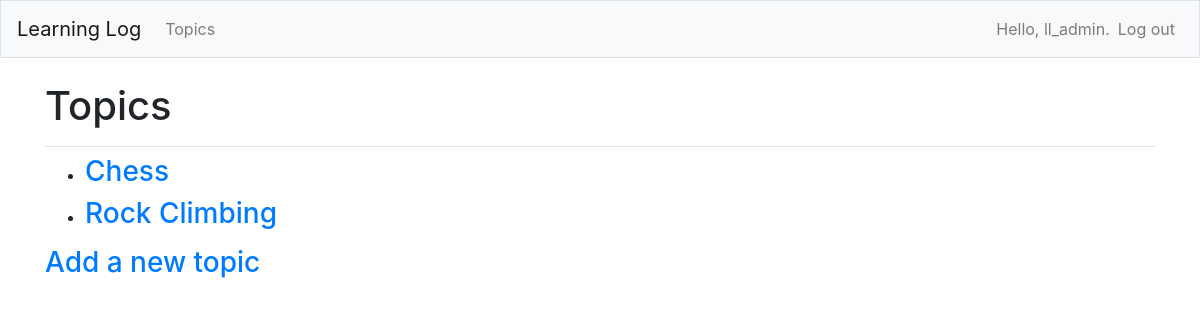
Page /topics/ (signed in) on the earlier database version.
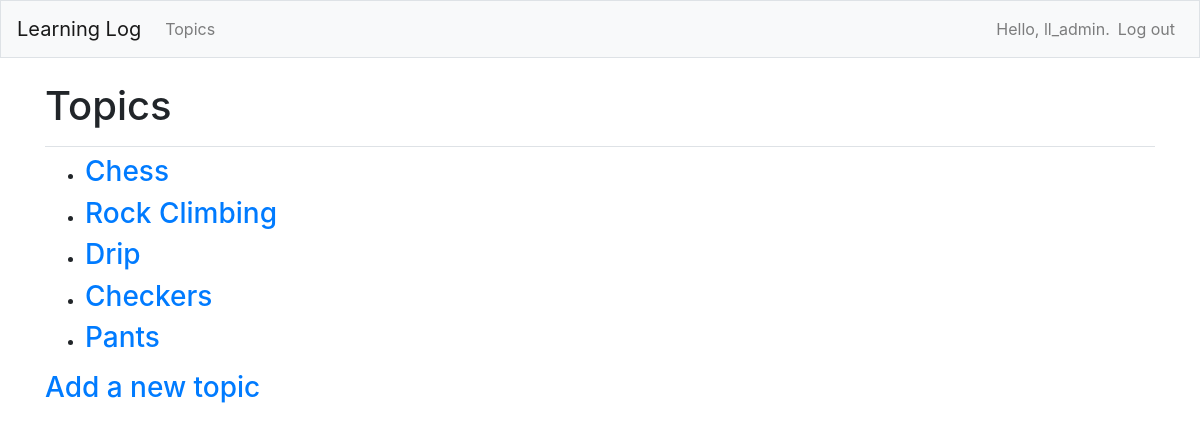
Same page on the later database version.
### learning_logs/models.py (models this page shows)
class Topic(models.Model):
    text = models.CharField(max_length=200)
    date_added = models.DateTimeField(auto_now_add=True)
    owner = models.ForeignKey(User, on_delete=models.CASCADE)
    def __str__(self):
        return self.text

### learning_logs/views.py (the view)
# urls.py: path("topics/", views.topics, name="topics"),
@login_required()
def topics(request):
    topics =  Topic.objects.filter(owner=request.user).order_by("date_added")
    context = {"topics": topics}
    return render(request, "learning_logs/topics.html", context)

### learning_logs/templates/learning_logs/topics.html
{% extends "learning_logs/base.html" %}
{% block page_header %}
    <h1>Topics</h1>
{% endblock page_header %}
{% block content %}
    <ul>
        {% for topic in topics %}
            <li><h3>
                <a href="{% url 'learning_logs:topic' topic.id %}">{{topic}}</a>
            </h3></li>
        {% empty %}
            <li><h3>No topics have been added yet.</h3></li>
        {% endfor %}
    </ul>
<h3><a href="{% url 'learning_logs:new_topic' %}">
    Add a new topic</a></h3>
{% endblock content %}

### learning_logs/templates/learning_logs/base.html (shortened to what this page needs)
{% load bootstrap4 %}
<!DOCTYPE html>
<html lang="en">
<head>
    {% bootstrap_css %}
</head>
<body>
    <nav class="navbar navbar-expand-md navbar-light bg-light mb-4 border">
        <a class="navbar-brand" href="{% url 'learning_logs:index' %}">
            Learning Log</a>
        <div class="collapse navbar-collapse" id="navbarCollapse">
            <ul class="navbar-nav mr-auto">
                <li class="nav-item">
                    <a class="nav-link" href="{% url 'learning_logs:topics' %}">
                        Topics</a></li>
            </ul>
            <ul class="navbar-nav ml-auto">
                {% if user.is_authenticated %}
                    <li class="nav-item">
                        <span class="navbar-text">Hello, {{ user.username }}.</span>
                    </li>
                    <li class="nav-item">
                        <a class="nav-link" href="{% url 'users:logout' %}">Log out</a>
                    </li>
                {% else %}
                    <li class="nav-item">
                        <a class="nav-link" href="{% url 'users:register' %}">Register</a>
                    </li>
                    <li class="nav-item">
                        <a class="nav-link" href="{% url 'users:login' %}">Log in</a></li>
                {% endif %}
            </ul>
        </div>
    </nav>
<main role="main" class="container">
    <div class="pb-2 mb-2 border-bottom">
        {% block page_header %}{% endblock page_header %}
    </div>
    <div>
        {% block content %}{% endblock content %}
    </div>
</main>
</body>
</html>

Differences in the rows shown:
added Topic: text "Drip"
added Topic: text "Checkers"
added Topic: text "Pants"
